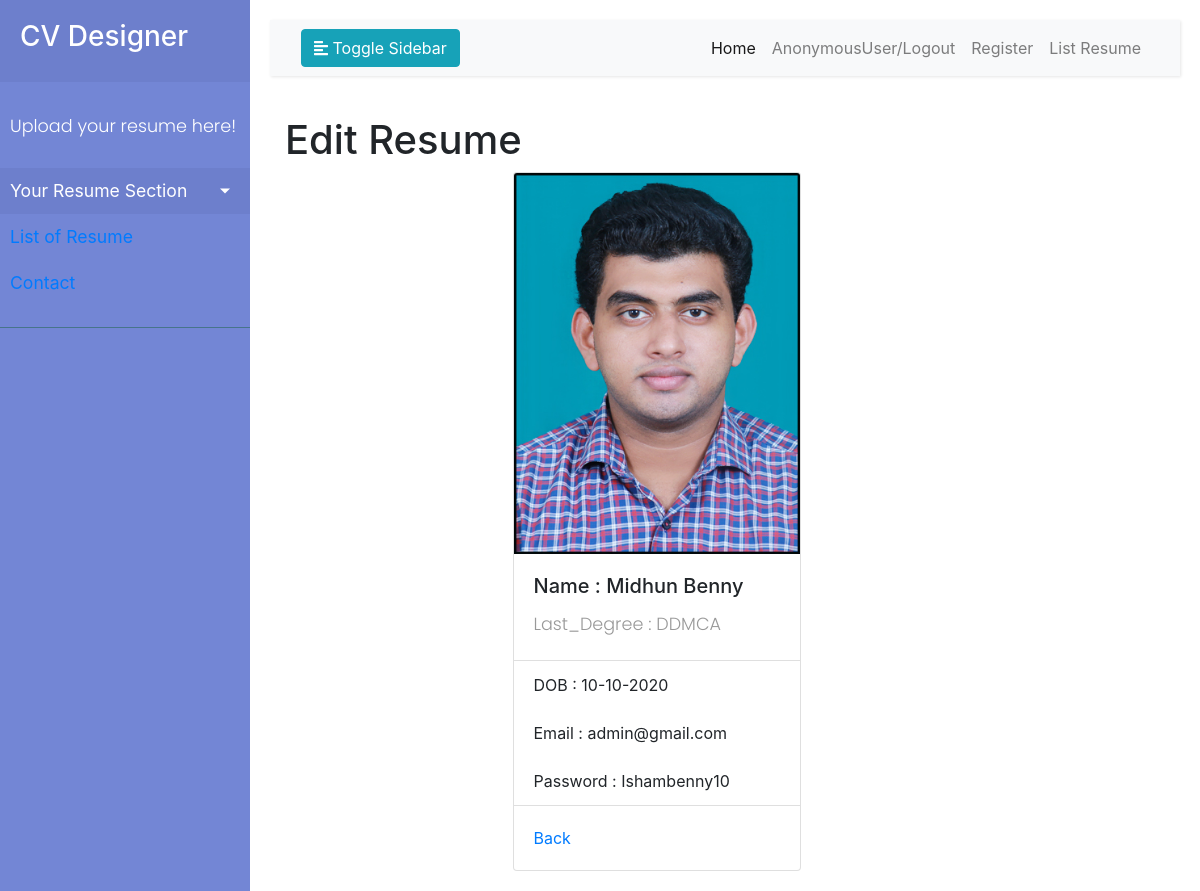
The page /listresume on the database as committed earlier.
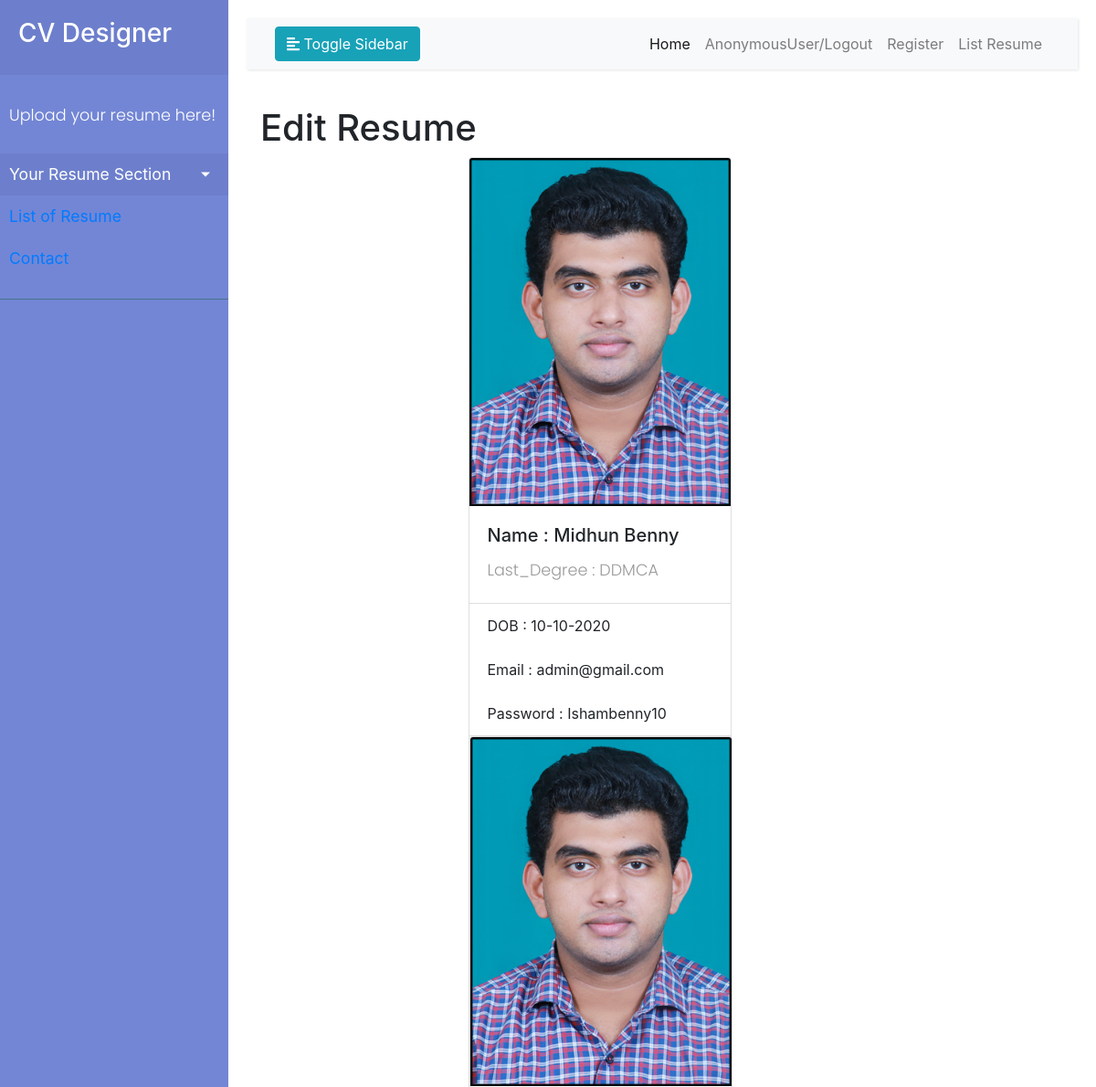
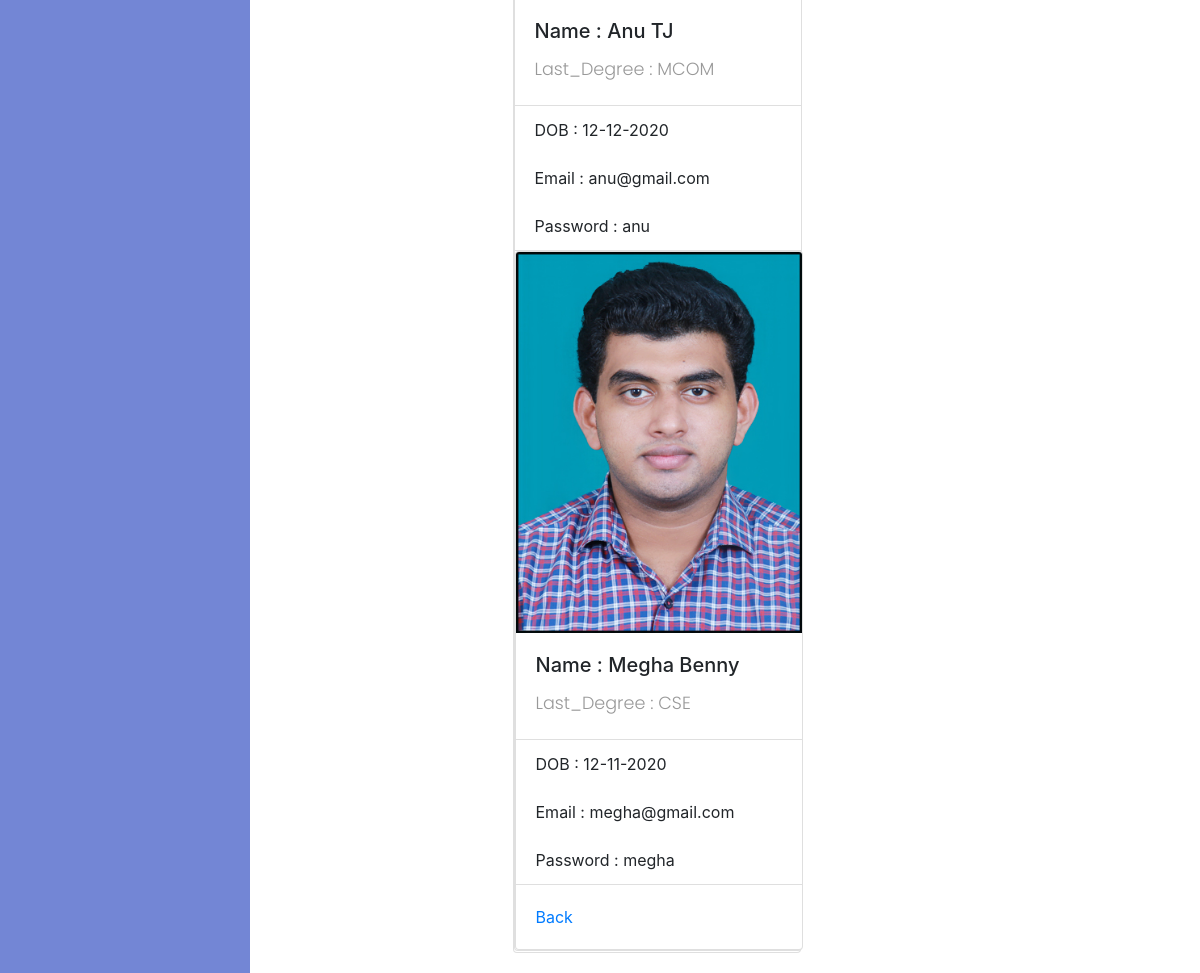
The same page on the database as committed later (2 pictures, top to bottom).
### fresher/models.py (models this page shows)
class Resume(models.Model):
    Email = models.CharField(max_length=120)
    Password = models.CharField(max_length=25)
    Full_Name = models.CharField(max_length=120)
    DOB = models.CharField(max_length=120)
    Last_Degree = models.CharField(max_length=120)
    Profile_Picture = models.ImageField(default=None, upload_to="images")
    user = models.CharField(max_length=120)

### fresher/views.py (the view)
# urls.py: path("listresume", listResume, name="listresume"),
def listResume(request):
    obj = Resume.objects.all()
    context = {"list": obj}
    return render(request, "fresher/listresume.html", context)

### fresher/templates/fresher/listresume.html (shortened to what this page needs)
<!DOCTYPE html>
<html lang="en">
{% extends "fresher/index.html" %}
{% block body_block %}
<link rel="stylesheet" href="https://stackpath.bootstrapcdn.com/bootstrap/4.5.2/css/bootstrap.min.css">
<div class="container">
    <h1>Edit Resume</h1>
    <div class="row">
        <div class="col-3"></div>
        <div class="col-6">
            {% for data in list %}
           <div class="card" style="width: 18rem;">
  <img src="{{data.Profile_Picture.url}}" class="card-img-top" alt="...">
  <div class="card-body">
    <h5 class="card-title">Name : {{data.Full_Name}}</h5>
    <p class="card-text">Last_Degree : {{data.Last_Degree}}</p>
  </div>
  <ul class="list-group list-group-flush">
    <li class="list-group-item">DOB : {{data.DOB}}</li>
    <li class="list-group-item">Email : {{data.Email}}</li>
    <li class="list-group-item">Password : {{data.Password}}</li>
  </ul>
               {% endfor %}
  <div class="card-body">
    <a href="{% url 'home' %}" class="card-link">Back</a>
  </div>
</div>
        </div>
        <div class="col-3"></div>
    </div>
</div>
{% endblock %}

### fresher/templates/fresher/index.html (shortened to what this page needs)
<!DOCTYPE html>
<html>
{% load static %}
<head>
    <link rel="stylesheet" href="https://stackpath.bootstrapcdn.com/bootstrap/4.1.0/css/bootstrap.min.css">
    <link rel="stylesheet" href="{% static "css/style.css" %}">
</head>
<body>
    <div class="wrapper">
        <nav id="sidebar">
            <div class="sidebar-header">
                <h3>CV Designer</h3>
            </div>
            <ul class="list-unstyled components">
                <p>Upload your resume here!</p>
                <li class="active">
                    <a href="#homeSubmenu" data-toggle="collapse" aria-expanded="false" class="dropdown-toggle"> Your Resume Section</a>
                </li>
                <li>
                    <a href="{% url 'listresume' %}">List of Resume</a>
                </li>
               <li>
                <li>
                    <a href="{% url 'contact' %}">Contact</a>
                </li>
            </ul>
        </nav>
        <div id="content">
            <nav class="navbar navbar-expand-lg navbar-light bg-light">
                <div class="container-fluid">
                    <button type="button" id="sidebarCollapse" class="btn btn-info">
                        <i class="fas fa-align-left"></i>
                        <span>Toggle Sidebar</span>
                    </button>
                    <div class="collapse navbar-collapse" id="navbarSupportedContent">
                        <ul class="nav navbar-nav ml-auto">
                            <li class="nav-item active">
                                <a class="nav-link" href="{% url 'home' %}">Home</a>
                            </li>
                            {% if request.user %}
                            <li class="nav-item">
                                <a class="nav-link" href="{% url 'logoutPage'  %}">{{request.user}}/Logout</a>
                            </li>
                             {% endif %}
                            <li class="nav-item">
                                <a class="nav-link" href="{% url 'register' %}">Register</a>
                            </li>
                            <li class="nav-item">
                                <a class="nav-link" href="{% url 'listresume' %}">List Resume</a>
                            </li>
                        </ul>
                    </div>
                </div>
            </nav>
            {% block body_block %}
            {% endblock %}
        </div>
    </div>
</body>
</html>

### fresher/static/css/style.css (style rules this page uses)
body { font-family: 'Poppins', sans-serif; background: #fafafa; }
p { font-family: 'Poppins', sans-serif; font-size: 1.1em; font-weight: 300; line-height: 1.7em; color: #999; }
a, a:hover, a:focus { color: inherit; text-decoration: none; transition: all 0.3s; }
.navbar { padding: 15px 10px; background: #fff; border: none; border-radius: 0; margin-bottom: 40px; box-shadow: 1px 1px 3px rgba(0, 0, 0, 0.1); }
.wrapper { display: flex; width: 100%; align-items: stretch; }
#sidebar { min-width: 250px; max-width: 250px; background: #7386D5; color: #fff; transition: all 0.3s; }
#sidebar .sidebar-header { padding: 20px; background: #6d7fcc; }
#sidebar ul.components { padding: 20px 0; border-bottom: 1px solid #47748b; }
#sidebar ul p { color: #fff; padding: 10px; }
#sidebar ul li a { padding: 10px; font-size: 1.1em; display: block; }
#sidebar ul li.active>a, a[aria-expanded="true"] { color: #fff; background: #6d7fcc; }
a[data-toggle="collapse"] { position: relative; }
.dropdown-toggle::after { display: block; position: absolute; top: 50%; right: 20px; transform: translateY(-50%); }
#content { width: 100%; padding: 20px; min-height: 100vh; transition: all 0.3s; }

Rows that differ between the two databases and show on the page:
added Resume: Profile_Picture (picture), Full_Name "Anu TJ", Last_Degree "MCOM", DOB "12-12-2020", Email "anu@gmail.com", Password "anu"
added Resume: Profile_Picture (picture), Full_Name "Megha Benny", Last_Degree "CSE", DOB "12-11-2020", Email "megha@gmail.com", Password "megha"
